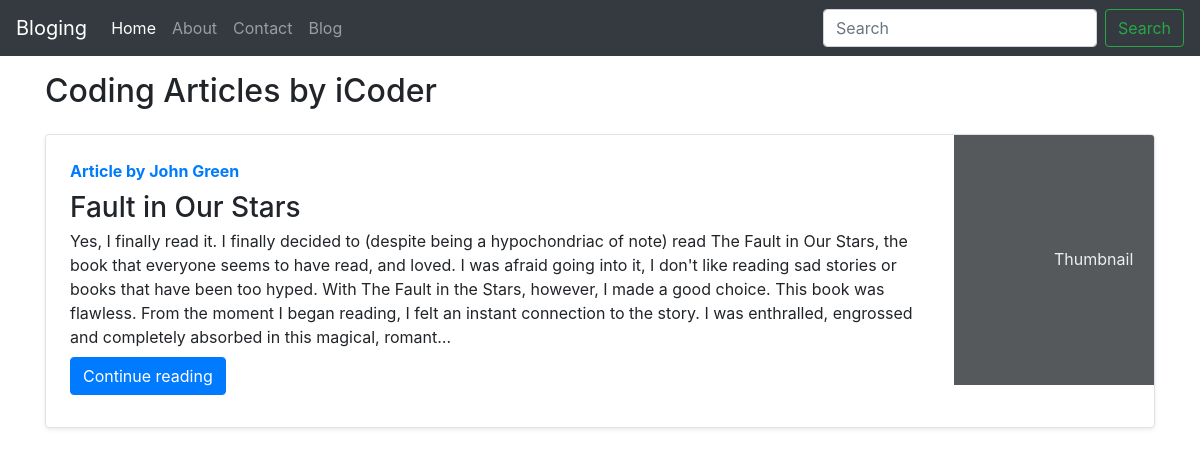
Screenshot of /blog/ with the database file from the repository.
### blog/models.py (models this page shows, shortened)
class post(models.Model):
    sno=models.AutoField(primary_key=True)
    title=models.CharField(max_length=255)
    author=models.CharField(max_length=14)
    slug=models.CharField(max_length=130)
    timeStamp=models.DateTimeField(blank=True)
    content=models.TextField()

### blog/views.py (the view)
# urls.py: path('', views.blogHome, name="bloghome"),
def blogHome(request):
    allPosts= post.objects.all()
    context={'allPosts': allPosts}
    return render(request, "blog/blogHome.html", context)

### templates/blog/blogHome.html (shortened to what this page needs)
{% extends 'base.html' %}
{% block body %}
<div class="container my-3">
    <h2>Coding Articles by iCoder</h2>
    {% for post in allPosts  %}
    <div class="row no-gutters border rounded overflow-hidden flex-md-row mb-4 shadow-sm h-md-250 my-4 position-relative">
        <div class="col p-4 d-flex flex-column position-static">
            <strong class="d-inline-block mb-2 text-primary">Article  by {{post.author}}</strong>
            <h3 class="mb-0">{{post.title}}</h3>
            <p class="card-text mb-auto">{{post.content| truncatechars:500}}</p>
            <div class="my-2">
            	<a href="/blog/{{post.slug}}" role="button" class="btn btn-primary">Continue reading</a>
            </div>
        </div>
        <div class="col-auto d-none d-lg-block">
            <svg class="bd-placeholder-img" width="200" height="250" xmlns="http://www.w3.org/2000/svg" preserveAspectRatio="xMidYMid slice" focusable="false" role="img" aria-label="Placeholder: Thumbnail">
                <rect width="100%" height="100%" fill="#55595c"></rect><text x="50%" y="50%" fill="#eceeef" dy=".3em">Thumbnail</text>
            </svg>
        </div>
        </div>
        {% endfor %}
    </div>
 {% endblock %}

### templates/base.html (shortened to what this page needs)
<!doctype html>
<html lang="en">
  <head>
    <link rel="stylesheet" href="https://stackpath.bootstrapcdn.com/bootstrap/4.5.2/css/bootstrap.min.css">
  </head>
  <body>
    <nav class="navbar navbar-expand-lg navbar-dark bg-dark">
        <a class="navbar-brand" href="/">Bloging</a>
        <div class="collapse navbar-collapse" id="navbarSupportedContent">
          <ul class="navbar-nav mr-auto">
            <li class="nav-item active">
              <a class="nav-link" href="/">Home <span class="sr-only">(current)</span></a>
            </li>
            <li class="nav-item">
              <a class="nav-link" href="/about">About</a>
            </li>
            <li class="nav-item">
              <a class="nav-link" href="/contact">Contact</a>
            </li>
            <li class="nav-item">
              <a class="nav-link" href="/blog">Blog</a>
            </li>
          </ul>
          <form class="form-inline my-2 my-lg-0">
            <input class="form-control mr-sm-2" type="search" placeholder="Search" aria-label="Search">
            <button class="btn btn-outline-success my-2 my-sm-0" type="submit">Search</button>
          </form>
        </div>
      </nav>
      {% block body %}
      {% endblock body %}
  </body>
</html>

### rows the page displays
post: author "John Green", title "Fault in Our Stars", content "Yes, I finally read it. I finally decided to (despite being a hypochondriac of note) read The Fault in Our Stars, the book that everyone seems to have read, and loved. I was afraid going into it, I don't like reading sad stories or books that have been too hyped. With The Fault in the Stars, however, I made a good choice. This book was flawless. From the moment I began reading, I felt an instant connection to the story. I was enthralled, engrossed and completely absorbed in this magical, romant…"
